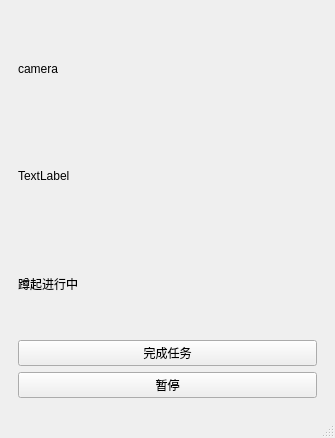
<?xml version="1.0" encoding="UTF-8"?>
<ui version="4.0">
 <class>MainWindow</class>
 <widget class="QMainWindow" name="MainWindow">
  <property name="geometry">
   <rect>
    <x>0</x>
    <y>0</y>
    <width>335</width>
    <height>438</height>
   </rect>
  </property>
  <property name="windowTitle">
   <string>MainWindow</string>
  </property>
  <widget class="QWidget" name="centralwidget">
   <layout class="QGridLayout" name="gridLayout_4">
    <item row="0" column="0">
     <widget class="QStackedWidget" name="stackedWidget">
      <property name="currentIndex">
       <number>3</number>
      </property>
      <widget class="QWidget" name="page">
       <layout class="QGridLayout" name="gridLayout_7">
        <property name="leftMargin">
         <number>20</number>
        </property>
        <property name="topMargin">
         <number>20</number>
        </property>
        <property name="rightMargin">
         <number>20</number>
        </property>
        <property name="bottomMargin">
         <number>20</number>
        </property>
        <property name="spacing">
         <number>15</number>
        </property>
        <item row="3" column="0">
         <widget class="QPushButton" name="btnRecords">
          <property name="text">
           <string>运动记录</string>
          </property>
         </widget>
        </item>
        <item row="1" column="0">
         <widget class="QComboBox" name="comboMode">
          <item>
           <property name="text">
            <string>蹲起</string>
           </property>
          </item>
          <item>
           <property name="text">
            <string>开合跳</string>
           </property>
          </item>
          <item>
           <property name="text">
            <string>空中自行车</string>
           </property>
          </item>
         </widget>
        </item>
        <item row="1" column="1">
         <widget class="QSpinBox" name="spinTarget">
          <property name="minimum">
           <number>1</number>
          </property>
          <property name="maximum">
           <number>100</number>
          </property>
          <property name="value">
           <number>10</number>
          </property>
         </widget>
        </item>
        <item row="3" column="1">
         <widget class="QPushButton" name="btnSetAlarm">
          <property name="text">
           <string>设置新闹钟</string>
          </property>
         </widget>
        </item>
        <item row="0" column="0" colspan="2">
         <widget class="QTimeEdit" name="timeEditAlarm">
          <property name="calendarPopup">
           <bool>true</bool>
          </property>
         </widget>
        </item>
        <item row="2" column="0">
         <widget class="QLabel" name="lblSetInfo">
          <property name="text">
           <string>已设置</string>
          </property>
         </widget>
        </item>
       </layout>
      </widget>
      <widget class="QWidget" name="page_2">
       <layout class="QGridLayout" name="gridLayout_2">
        <property name="leftMargin">
         <number>20</number>
        </property>
        <property name="topMargin">
         <number>20</number>
        </property>
        <property name="rightMargin">
         <number>20</number>
        </property>
        <property name="bottomMargin">
         <number>20</number>
        </property>
        <property name="spacing">
         <number>15</number>
        </property>
        <item row="2" column="0">
         <widget class="QLabel" name="lblTask">
          <property name="text">
           <string>今日运动：</string>
          </property>
         </widget>
        </item>
        <item row="0" column="0">
         <widget class="QLabel" name="lblRingTime">
          <property name="text">
           <string>已设置</string>
          </property>
         </widget>
        </item>
        <item row="1" column="0">
         <widget class="QLabel" name="lblRingTitle">
          <property name="text">
           <string>该起床了</string>
          </property>
         </widget>
        </item>
        <item row="4" column="0">
         <widget class="QPushButton" name="btnSnooze">
          <property name="text">
           <string>开始提醒</string>
          </property>
         </widget>
        </item>
        <item row="3" column="0">
         <widget class="QPushButton" name="btnStart">
          <property name="text">
           <string>开始运动</string>
          </property>
         </widget>
        </item>
       </layout>
      </widget>
      <widget class="QWidget" name="page_3">
       <layout class="QGridLayout" name="gridLayout_3">
        <property name="leftMargin">
         <number>20</number>
        </property>
        <property name="topMargin">
         <number>20</number>
        </property>
        <property name="rightMargin">
         <number>20</number>
        </property>
        <property name="bottomMargin">
         <number>20</number>
        </property>
        <property name="spacing">
         <number>15</number>
        </property>
        <item row="0" column="0">
         <widget class="QLabel" name="lblReady">
          <property name="text">
           <string>准备开始</string>
          </property>
         </widget>
        </item>
        <item row="1" column="0">
         <widget class="QLabel" name="lblReadyTask">
          <property name="text">
           <string>TextLabel</string>
          </property>
         </widget>
        </item>
        <item row="2" column="0">
         <widget class="QLabel" name="lblReadyNote">
          <property name="text">
           <string>完成后闹钟自动关闭</string>
          </property>
         </widget>
        </item>
        <item row="3" column="0">
         <widget class="QPushButton" name="btnBegin">
          <property name="text">
           <string>开始计时</string>
          </property>
         </widget>
        </item>
       </layout>
      </widget>
      <widget class="QWidget" name="page_4">
       <layout class="QGridLayout" name="gridLayout">
        <item row="4" column="1">
         <widget class="QLabel" name="lblCamera">
          <property name="text">
           <string>camera</string>
          </property>
          <property name="scaledContents">
           <bool>true</bool>
          </property>
         </widget>
        </item>
        <item row="8" column="1">
         <widget class="QPushButton" name="btnPause">
          <property name="text">
           <string>暂停</string>
          </property>
         </widget>
        </item>
        <item row="7" column="1">
         <widget class="QPushButton" name="btnFinish">
          <property name="enabled">
           <bool>true</bool>
          </property>
          <property name="text">
           <string>完成任务</string>
          </property>
         </widget>
        </item>
        <item row="6" column="1">
         <widget class="QLabel" name="lblState">
          <property name="text">
           <string>蹲起进行中</string>
          </property>
         </widget>
        </item>
        <item row="5" column="1">
         <widget class="QLabel" name="lblProgress">
          <property name="text">
           <string>TextLabel</string>
          </property>
         </widget>
        </item>
       </layout>
      </widget>
      <widget class="QWidget" name="page_5">
       <layout class="QGridLayout" name="gridLayout_5">
        <property name="leftMargin">
         <number>20</number>
        </property>
        <property name="topMargin">
         <number>20</number>
        </property>
        <property name="rightMargin">
         <number>20</number>
        </property>
        <property name="bottomMargin">
         <number>20</number>
        </property>
        <property name="spacing">
         <number>15</number>
        </property>
        <item row="0" column="0">
         <widget class="QLabel" name="lblDone">
          <property name="text">
           <string>打卡成功</string>
          </property>
         </widget>
        </item>
        <item row="1" column="0">
         <widget class="QLabel" name="lblSummary">
          <property name="text">
           <string>text</string>
          </property>
         </widget>
        </item>
        <item row="2" column="0">
         <widget class="QLabel" name="lblClosed">
          <property name="text">
           <string>闹钟已关闭</string>
          </property>
         </widget>
        </item>
        <item row="3" column="0">
         <widget class="QPushButton" name="btnHistory">
          <property name="text">
           <string>查看记录</string>
          </property>
         </widget>
        </item>
        <item row="4" column="0">
         <widget class="QPushButton" name="btnHome">
          <property name="text">
           <string>返回首页</string>
          </property>
         </widget>
        </item>
       </layout>
      </widget>
      <widget class="QWidget" name="Page_6">
       <layout class="QGridLayout" name="gridLayout_6">
        <property name="leftMargin">
         <number>20</number>
        </property>
        <property name="topMargin">
         <number>20</number>
        </property>
        <property name="rightMargin">
         <number>20</number>
        </property>
        <property name="bottomMargin">
         <number>20</number>
        </property>
        <property name="spacing">
         <number>15</number>
        </property>
        <item row="0" column="0">
         <widget class="QLabel" name="lblWeek">
          <property name="text">
           <string>运动记录</string>
          </property>
         </widget>
        </item>
        <item row="1" column="0">
         <widget class="QListWidget" name="listRecords"/>
        </item>
        <item row="2" column="0">
         <widget class="QPushButton" name="btnRecordBack">
          <property name="text">
           <string>返回首页</string>
          </property>
         </widget>
        </item>
       </layout>
      </widget>
     </widget>
    </item>
   </layout>
  </widget>
  <widget class="QMenuBar" name="menubar">
   <property name="geometry">
    <rect>
     <x>0</x>
     <y>0</y>
     <width>335</width>
     <height>18</height>
    </rect>
   </property>
  </widget>
  <widget class="QStatusBar" name="statusbar"/>
 </widget>
 <resources/>
 <connections/>
</ui>
